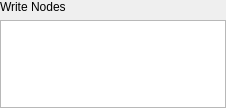
<?xml version="1.0" encoding="UTF-8"?>
<ui version="4.0">
 <class>ui_nuke_wgt</class>
 <widget class="QWidget" name="ui_nuke_wgt">
  <property name="geometry">
   <rect>
    <x>0</x>
    <y>0</y>
    <width>226</width>
    <height>108</height>
   </rect>
  </property>
  <property name="windowTitle">
   <string>Form</string>
  </property>
  <layout class="QVBoxLayout" name="verticalLayout_2">
   <property name="margin">
    <number>0</number>
   </property>
   <item>
    <widget class="QWidget" name="ui_write_nodes_wgt" native="true">
     <layout class="QVBoxLayout" name="verticalLayout">
      <property name="margin">
       <number>0</number>
      </property>
      <item>
       <widget class="QLabel" name="ui_write_nodes_lbl">
        <property name="text">
         <string>Write Nodes</string>
        </property>
       </widget>
      </item>
      <item>
       <widget class="QTreeWidget" name="ui_write_nodes_trwgt">
        <property name="selectionMode">
         <enum>QAbstractItemView::ExtendedSelection</enum>
        </property>
        <property name="indentation">
         <number>0</number>
        </property>
        <property name="headerHidden">
         <bool>true</bool>
        </property>
        <column>
         <property name="text">
          <string notr="true">Write Node</string>
         </property>
        </column>
       </widget>
      </item>
     </layout>
    </widget>
   </item>
  </layout>
 </widget>
 <resources/>
 <connections/>
</ui>
